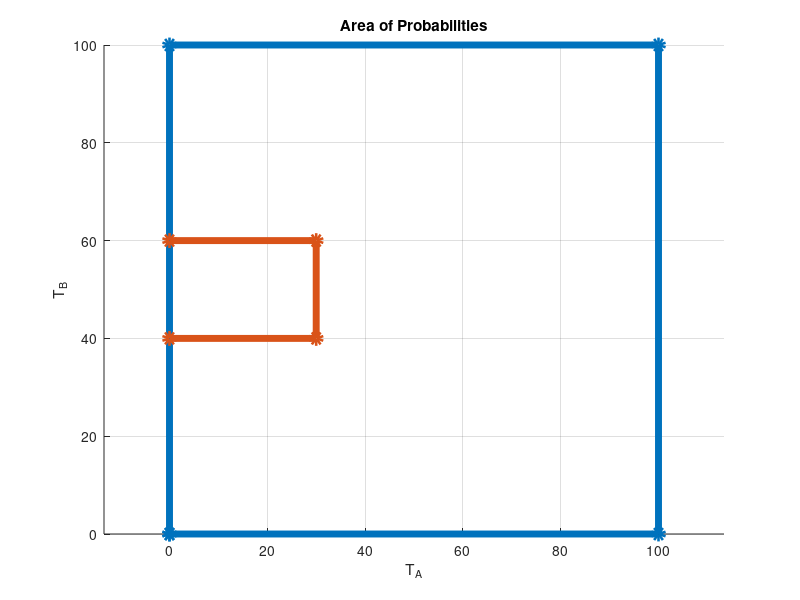

MATLAB code to generate this figure:
x = [0,100,100,0,0];
y = [0,0,100,100,0];

x_ = [0,30,30,0, NaN];
y_ = [40,40,60,60,NaN];

hold on;

plot(x, y, '-o', 'LineWidth', 5);
plot(x_, y_, '-o', 'LineWidth', 5);

hold off;

axis equal;

title('Area of Probabilities');
xlabel('T_A');
ylabel('T_B');

grid on;
